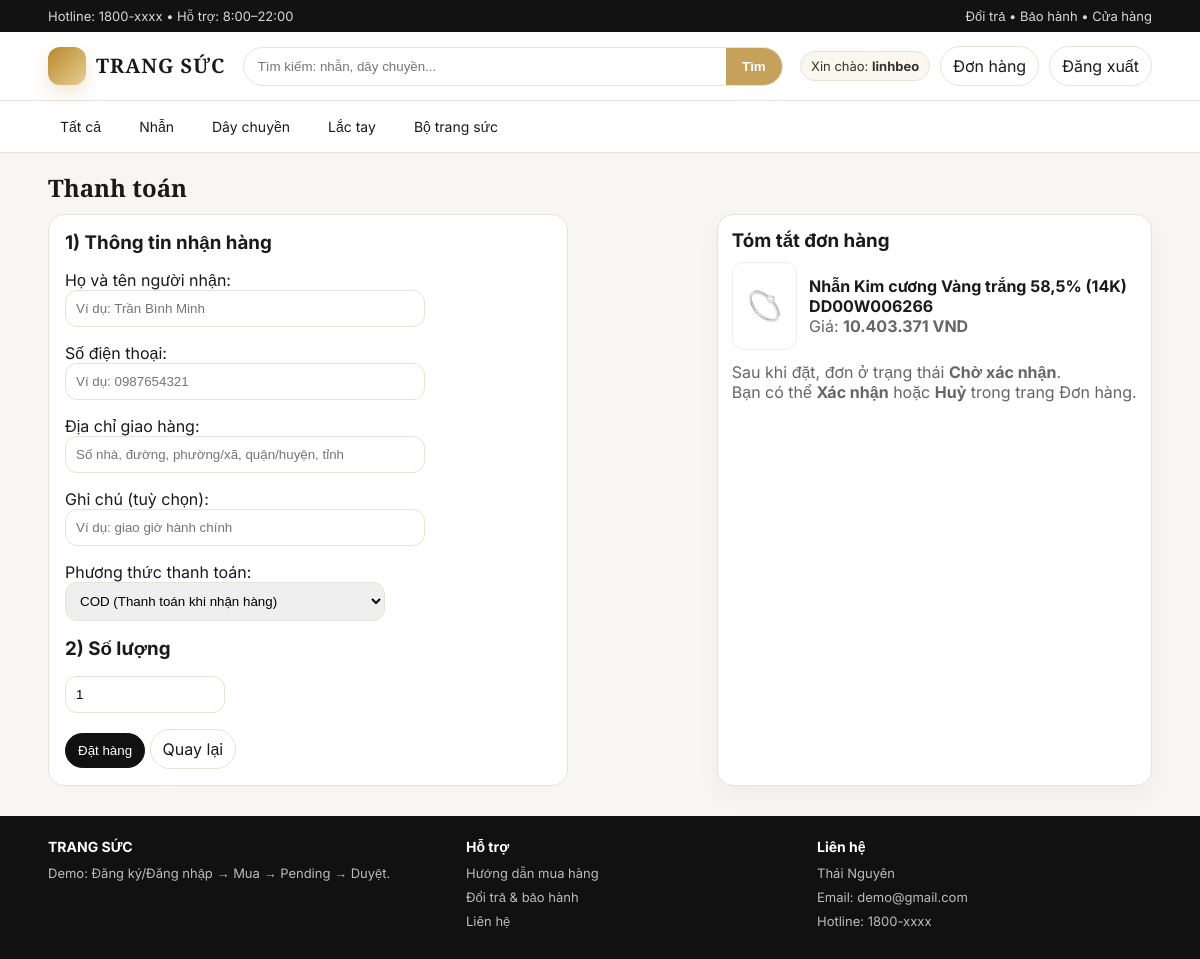
Page /dat-hang/1/ (signed in) on the committed database.
### shop/models.py (models this page shows, shortened)
class SanPham(models.Model):
    ten = models.CharField(max_length=100)
    gia = models.IntegerField(default=0)
    anh = models.ImageField(upload_to="sanpham/", blank=True, null=True)

### shop/views.py (the view, shortened to what this page needs)
# urls.py: path("dat-hang/<int:san_pham_id>/", views.dat_hang, name="dat_hang"),
@login_required
def dat_hang(request, san_pham_id):
    tao_du_lieu_mau()
    sp = get_object_or_404(SanPham, id=san_pham_id)
    return render(request, "dat_hang.html", {"sp": sp})

### shop/templatetags/tien.py (called while the page is built)
@register.filter
def vnd(x):
    try:
        x = int(x)
        return f"{x:,}".replace(",", ".")
    except Exception:
        return x

### shop/views.py (called while the page is built)
def tao_du_lieu_mau():
    ds = [
        {"ten": "Nhẫn Kim cương Vàng trắng 58,5% (14K) DD00W006266", "gia": 10_403_371, "anh": "sanpham/nhan_kimcuong.png"},
        {"ten": "Lắc tay Vàng 99% 0000Y004602", "gia": 22_130_000, "anh": "sanpham/lac_tay_9999.png"},
        {"ten": "Mặt dây chuyền Vàng trắng 41,6% (10K) Đính đá ECZ XMXMW003560", "gia": 3_990_405, "anh": "sanpham/mat_day_ecz.png"},
        {"ten": "Bộ trang sức Vàng trắng 75% (18K) 60998-60390", "gia": 15_900_000, "anh": "sanpham/bo_60998_60390.png"},
        {"ten": "Bộ trang sức Vàng trắng 75% (18K) 60125-61116", "gia": 22_200_000, "anh": "sanpham/bo_60125_61116.png"},
    ]
    for item in ds:
        SanPham.objects.get_or_create(
            ten=item["ten"],
            defaults={"gia": item["gia"], "anh": item["anh"]},
        )

### templates/dat_hang.html (shortened to what this page needs)
{% extends "base.html" %}
{% load tien %}
{% block content %}
<h2 style="font-family:'Cormorant Garamond',serif;margin:18px 0 10px;">Thanh toán</h2>
<div style="display:grid;grid-template-columns:1.2fr 0.8fr;gap:16px;">
  <div class="formbox">
    <form method="post">
      <h3 style="margin:0 0 10px;">1) Thông tin nhận hàng</h3>
      <p>Họ và tên người nhận:<br>
        <input class="input" name="ho_ten" placeholder="Ví dụ: Trần Bình Minh" required>
      </p>
      <p>Số điện thoại:<br>
        <input class="input" name="sdt" placeholder="Ví dụ: 0987654321" required>
      </p>
      <p>Địa chỉ giao hàng:<br>
        <input class="input" name="dia_chi" placeholder="Số nhà, đường, phường/xã, quận/huyện, tỉnh" required>
      </p>
      <p>Ghi chú (tuỳ chọn):<br>
        <input class="input" name="ghi_chu" placeholder="Ví dụ: giao giờ hành chính">
      </p>
      <p>Phương thức thanh toán:<br>
        <select class="input" name="phuong_thuc_tt" style="max-width:320px;">
          <option value="COD">COD (Thanh toán khi nhận hàng)</option>
        </select>
      </p>
      <h3 style="margin:16px 0 10px;">2) Số lượng</h3>
      <p>
        <input class="input" name="so_luong" value="1" style="max-width:160px;">
      </p>
      <button class="btn primary" type="submit">Đặt hàng</button>
      <a class="btn" href="{% url 'home' %}">Quay lại</a>
    </form>
  </div>
  <div class="card" style="padding:14px;">
    <h3 style="margin:0 0 10px;">Tóm tắt đơn hàng</h3>
    <div style="display:flex;gap:12px;align-items:center;">
      <div style="width:88px;height:88px;background:#fff;border:1px solid #eee;border-radius:12px;display:flex;align-items:center;justify-content:center;overflow:hidden;">
        {% if sp.anh %}
          <img src="{{ sp.anh.url }}" alt="{{ sp.ten }}" style="width:100%;height:100%;object-fit:contain;">
        {% else %}
          <span style="color:#999;">No image</span>
        {% endif %}
      </div>
      <div>
        <div style="font-weight:700;">{{ sp.ten }}</div>
        <div style="color:#666;">Giá: <b>{{ sp.gia|vnd }} VND</b></div>
      </div>
    </div>
    <div style="margin-top:12px;color:#666;">
      Sau khi đặt, đơn ở trạng thái <b>Chờ xác nhận</b>.<br>
      Bạn có thể <b>Xác nhận</b> hoặc <b>Huỷ</b> trong trang Đơn hàng.
    </div>
  </div>
</div>
{% endblock %}

### templates/base.html (shortened to what this page needs)
{% load static %}
<!DOCTYPE html>
<html>
<head>
  <link rel="stylesheet" href="{% static 'style.css' %}">
</head>
<body>
  <div class="topbar">
    <div class="container">
      <div class="row">
        <div class="muted">Hotline: 1800-xxxx • Hỗ trợ: 8:00–22:00</div>
        <div class="muted">Đổi trả • Bảo hành • Cửa hàng</div>
      </div>
    </div>
  </div>
  <div class="header">
    <div class="container">
      <div class="row">
        <a class="brand" href="{% url 'home' %}">
          <div class="logo"></div>
          <div>
            <div class="title">TRANG SỨC</div>
          </div>
        </a>
        <form class="search" method="get" action="{% url 'home' %}">
          <input name="q" placeholder="Tìm kiếm: nhẫn, dây chuyền..." value="{{ request.GET.q|default:'' }}">
          <button type="submit">Tìm</button>
        </form>
        <div class="actions">
          {% if user.is_authenticated %}
            <span class="badge">Xin chào: <b>{{ user.username }}</b></span>
            <a class="btn" href="{% url 'ds_don' %}">Đơn hàng</a>
            <a class="btn" href="{% url 'dang_xuat' %}">Đăng xuất</a>
          {% else %}
            <a class="btn" href="{% url 'dang_ky' %}">Đăng ký</a>
            <a class="btn primary" href="{% url 'dang_nhap' %}">Đăng nhập</a>
          {% endif %}
        </div>
      </div>
    </div>
  </div>
  <div class="nav">
    <div class="container">
      <div class="row">
        <a href="{% url 'home' %}">Tất cả</a>
        <a href="{% url 'home' %}?q=Nhẫn">Nhẫn</a>
        <a href="{% url 'home' %}?q=Dây">Dây chuyền</a>
        <a href="{% url 'home' %}?q=Lắc tay">Lắc tay</a>
        <a href="{% url 'home' %}?q=Bộ trang sức">Bộ trang sức</a>
      </div>
    </div>
  </div>
  <div class="container">
    {% block content %}{% endblock %}
  </div>
  <div class="footer">
    <div class="container">
      <div class="cols">
        <div>
          <h3>TRANG SỨC </h3>
          <p>Demo: Đăng ký/Đăng nhập → Mua → Pending → Duyệt.</p>
        </div>
        <div>
          <h3>Hỗ trợ</h3>
          <p>Hướng dẫn mua hàng</p>
          <p>Đổi trả & bảo hành</p>
          <p>Liên hệ</p>
        </div>
        <div>
          <h3>Liên hệ</h3>
          <p>Thái Nguyên</p>
          <p>Email: demo@gmail.com</p>
          <p>Hotline: 1800-xxxx</p>
        </div>
      </div>
    </div>
  </div>
</body>
</html>

### static/style.css (style rules this page uses)
:root { --bg:#f7f6f4;--card:#fff;--text:#1a1a1a;--muted:#666;--line:#e8e3d9;--gold:#c6a15b;--dark:#111; }
* { box-sizing:border-box; }
body { margin:0;background:var(--bg);color:var(--text);font-family:"Inter",Arial,sans-serif; }
a { color:inherit;text-decoration:none; }
.container { width:min(1120px,92%);margin:0 auto; }
.topbar { background:#121212;color:#eee;font-size:13px; }
.topbar .row { display:flex;justify-content:space-between;gap:12px;padding:8px 0; }
.topbar .muted { color:#d7d7d7; }
.header { background:#fff;border-bottom:1px solid var(--line); }
.header .row { display:flex;align-items:center;justify-content:space-between;gap:14px;padding:14px 0; }
.brand { display:flex;align-items:center;gap:10px; }
.logo { width:38px;height:38px;border-radius:12px;background:linear-gradient(135deg,#b8892f,#e6cf90);box-shadow:0 8px 18px rgba(198,161,91,.25); }
.brand .title { font-family:"Cormorant Garamond",serif;font-weight:700;letter-spacing:1px;font-size:20px;line-height:1.1; }
.search { flex:1;max-width:540px;display:flex;border:1px solid var(--line);border-radius:999px;overflow:hidden;background:#fff; }
.search input { width:100%;border:0;padding:11px 14px;outline:none;background:transparent; }
.search button { border:0;padding:11px 16px;background:var(--gold);color:#fff;cursor:pointer;font-weight:700; }
.actions { display:flex;gap:10px;align-items:center;flex-wrap:wrap; }
.btn { display:inline-block;padding:9px 12px;border:1px solid var(--line);border-radius:999px;background:#fff; }
.btn.primary { background:#111;color:#fff;border-color:#111; }
.badge { display:inline-block;padding:6px 10px;border-radius:999px;background:#faf7ef;border:1px solid var(--line);font-size:13px;color:#333; }
.nav { background:#fff;border-bottom:1px solid var(--line); }
.nav .row { display:flex;gap:14px;overflow:auto;padding:10px 0; }
.nav a { white-space:nowrap;font-size:14px;padding:7px 12px;border-radius:999px; }
.card { background:var(--card);border:1px solid var(--line);border-radius:16px;overflow:hidden;box-shadow:0 10px 24px rgba(0,0,0,.04); }
.formbox { background:#fff;border:1px solid var(--line);border-radius:16px;padding:16px;max-width:520px; }
.input { width:100%;max-width:360px;padding:10px;border-radius:12px;border:1px solid var(--line); }
.footer { background:#111;color:#ddd;padding:22px 0;margin-top:30px; }
.footer .cols { display:grid;grid-template-columns:1.2fr 1fr 1fr;gap:16px; }
.footer h3 { margin:0 0 10px;color:#fff;font-size:14px; }
.footer p { margin:0 0 8px;color:#bbb;font-size:13px; }

### rows in the picture
SanPham: anh (picture), ten "Nhẫn Kim cương Vàng trắng 58,5% (14K) DD00W006266", gia|vnd "10.403.371"

### other values in the picture
{{ user.username }} "linhbeo"
